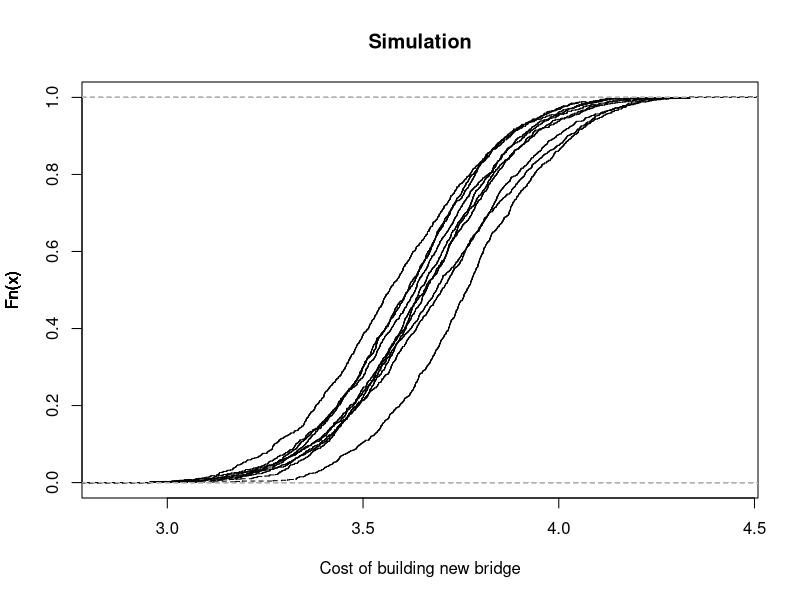

This figure's R source:



  costs<-function(n1,n2){
    sd<-0.25
    y<-array(dim=c(n1,n2));
    for(i in 1:n1){
      mu<-runif(1,3.5,5);
      for(j in 1:n2){
        y[i,j]<-rnorm(1,mu,sd)}}
    y }
  
 
    

     
x<-seq(3,6,0.01)
cost2<-costs(10,1000)
      
plot(ecdf(cost2[1,]),do.p=FALSE,verticals=TRUE,xlab="Cost of building new bridge",main="Simulation")
par(new=T)
    for(i in 2:10){
      plot(ecdf(cost2[i,]),do.p=FALSE,verticals=TRUE,xlab="",main=" ",axes=F,lty=2)
      par(new=TRUE)
}
    
